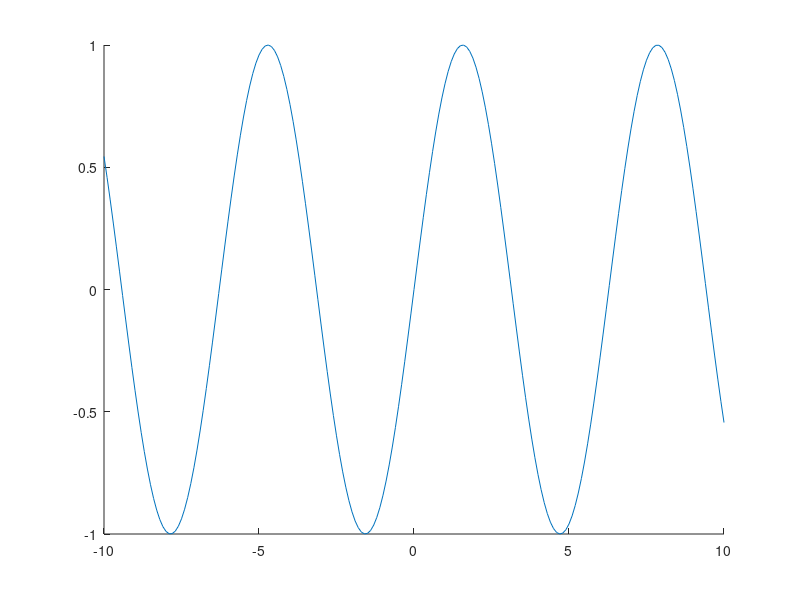
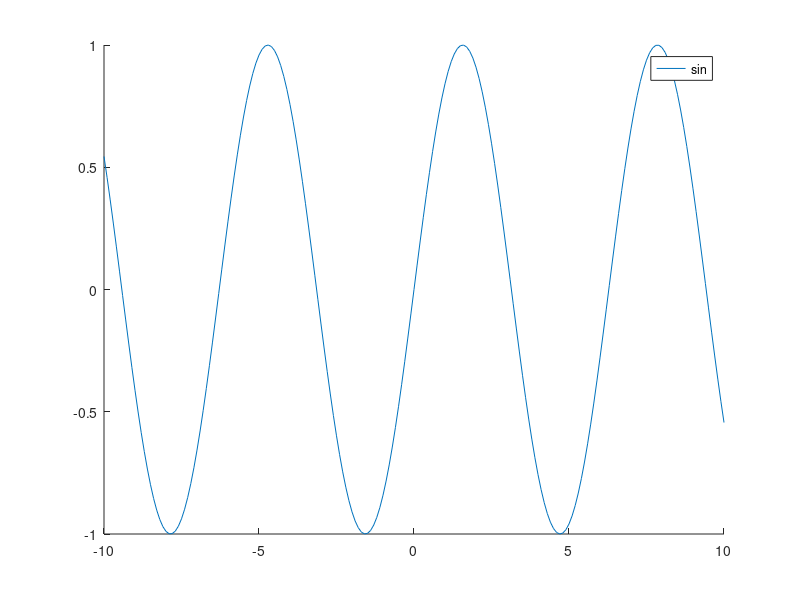
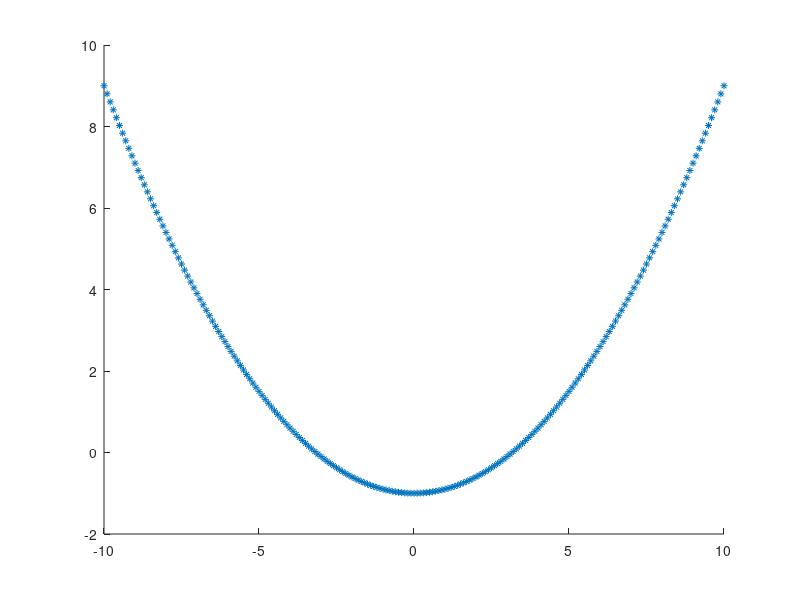
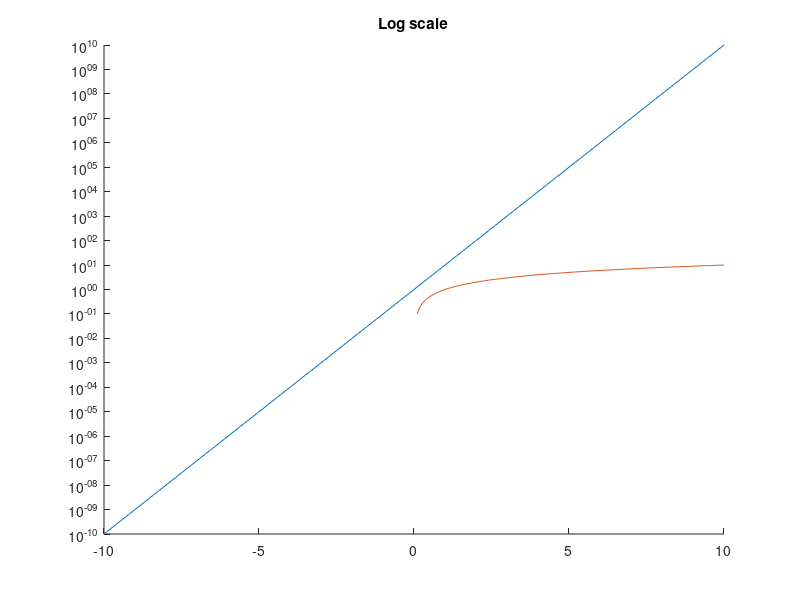

These figures' MATLAB source, in order:
% Plotting

x = -10 : 0.1 : 10; 
figure(1);
hold on;
plot(x, sin(x));
hold off;
print("IMG/15_Plotting/01_plot.png");

figure(2);
hold on;
fplot(@sin, [-10, 10], 201);
hold off;
print("IMG/15_Plotting/02_fplot.png");


y1 = 0.1 .* x.^2 - 1;
figure(3);
hold on;
plot(x, y1, "*", "markersize", 5);
hold off;
print("IMG/15_Plotting/03_mod.png");


y = 10 .^ x;
figure(4);
hold on;
semilogy(x, y);
semilogy(x, x);
title("Log scale");
hold off;
print("IMG/15_Plotting/04_log.png");


figure(5);
hold on;
hist(randn(1000, 1), 30, 1);
title("Hist");
hold off;
print("IMG/15_Plotting/05_hist.png");

figure(6);
hold on;
bar(rand(10, 1));
title("Bar");
hold off;
print("IMG/15_Plotting/06_bar.png");

figure(7);
hold on;
barh(rand(10, 3), 0.9, "stacked");
title("BarH");
hold off;
print("IMG/15_Plotting/07_barh.png");


figure(8);
hold on;
stairs(x, cos(x));
x = -10 : 0.5 : 10;
stairs(x, cos(x));
title("Stairs");
hold off;
print("IMG/15_Plotting/08_stairs.png");

x = 1 : 10;
y = x * 2;
figure(9);
hold on;
stem(x, y, "fill");
title("Stem");
hold off;
print("IMG/15_Plotting/09_stem.png");


x = 2 : 0.2 : 4;
y = 1 : 0.2 : 3;
[X, Y] = meshgrid(x, y);
Z = (X - 3) .^ 2 - (Y - 2) .^ 2; 
figure(10);
hold on;
contour(X, Y, Z);
title("Contour");
hold off;
print("IMG/15_Plotting/10_contour.png");


x = 0 : 0.25 : 5;
y = sin(x);
yp = 0.1 .* randn(size(x));
ym = - 0.1 .* randn(size(x));
figure(11);
hold on;
errorbar(x, y, ym, yp, "#~");
title("Errorbar");
hold off;
print("IMG/15_Plotting/11_errorbar.png");


t = 0 : 0.1 : 6*pi;
figure(12);
hold on;
polar(t, t);
polar(t, 6 - 6 .* cos(t))
title("Polar");
hold off;
print("IMG/15_Plotting/12_polar.png");


figure(13);
hold on;
p = rand(4, 1);
p = p ./ sum(p);
pie(p, {"a", "b", "c", "d"});
title("Pie");
hold off;
print("IMG/15_Plotting/13_pie.png");


figure(14);
hold on;
[x, y] = meshgrid(1:2:20);
quiver(x, y, sin(2 * pi * x/10), cos(2 * pi * y/10));
title("Quiver");
hold off;
print("IMG/15_Plotting/14_quiver.png");


figure(15);
hold on;
[x, y] = meshgrid(1:2:20);
pcolor(x, y, rand(10, 10));
title("Pcolor");
hold off;
print("IMG/15_Plotting/15_pcolor.png");

x = 0 : 0.1 : 7;
y = sin(x);
figure(16);
hold on;
area(x, y);
title("Area");
hold off;
print("IMG/15_Plotting/16_area.png");

[X, Y] = meshgrid(-8 : 0.2 : 8);
r = sqrt(X.^2 + Y.^2) + eps;
Z = sin(r) ./ r ;
figure(17);
colormap(jet);
meshc(X, Y, Z);
hold on;
title("MeshC");
hold off;
print("IMG/15_Plotting/17_meshc.png");


figure(18);
t = 0 : 0.1 : 10*pi;
plot3(t .* cos(t), t .* sin(t), t);
hold on;
title("Plot3");
view(5, 45); % azimuth, altitude
grid on;
hold off;
print("IMG/15_Plotting/18_plot3.png");

hold on;
[X, Y] = meshgrid(-8 : 0.4 : 8);
r = sqrt(X.^2 + Y.^2) + eps;
Z = sin(r) ./ r ;
hff = figure(19);
colormap(jet);
subplot(2, 2, 1);
surf(X, Y, Z);
title('surf');
subplot(2, 2, 2);
mesh(X, Y, Z);
title('mesh');
subplot(2, 2, 3);
meshz(X, Y, Z);
title('meshz');
subplot(2, 2, 4);
contour(X, Y, Z);
title('contour');
print('IMG/15_Plotting/19_surfaces.png');
hold off;


%Annotations 

x = -10 : 0.1 : 10;
y = sin(x);
figure(20);
plot(x, sin(x));
title("sin(x)");
xlabel("x");
ylabel("sin(x)");
text(pi, 0.7, "annotation");
legend("sin(x)");
print("IMG/15_Plotting/20_annot.png");


% Common

figure(21, 'Position', [0 0 1000 400]);
colormap(winter);
subplot(1, 2, 1);
[x, y, z] = sombrero();
mesh(x, y, z);
title("Sombrero");
subplot(1, 2, 2);
[x, y, z] = peaks();
mesh(x, y, z);
title("Peaks");
print("IMG/15_Plotting/21_test.png");